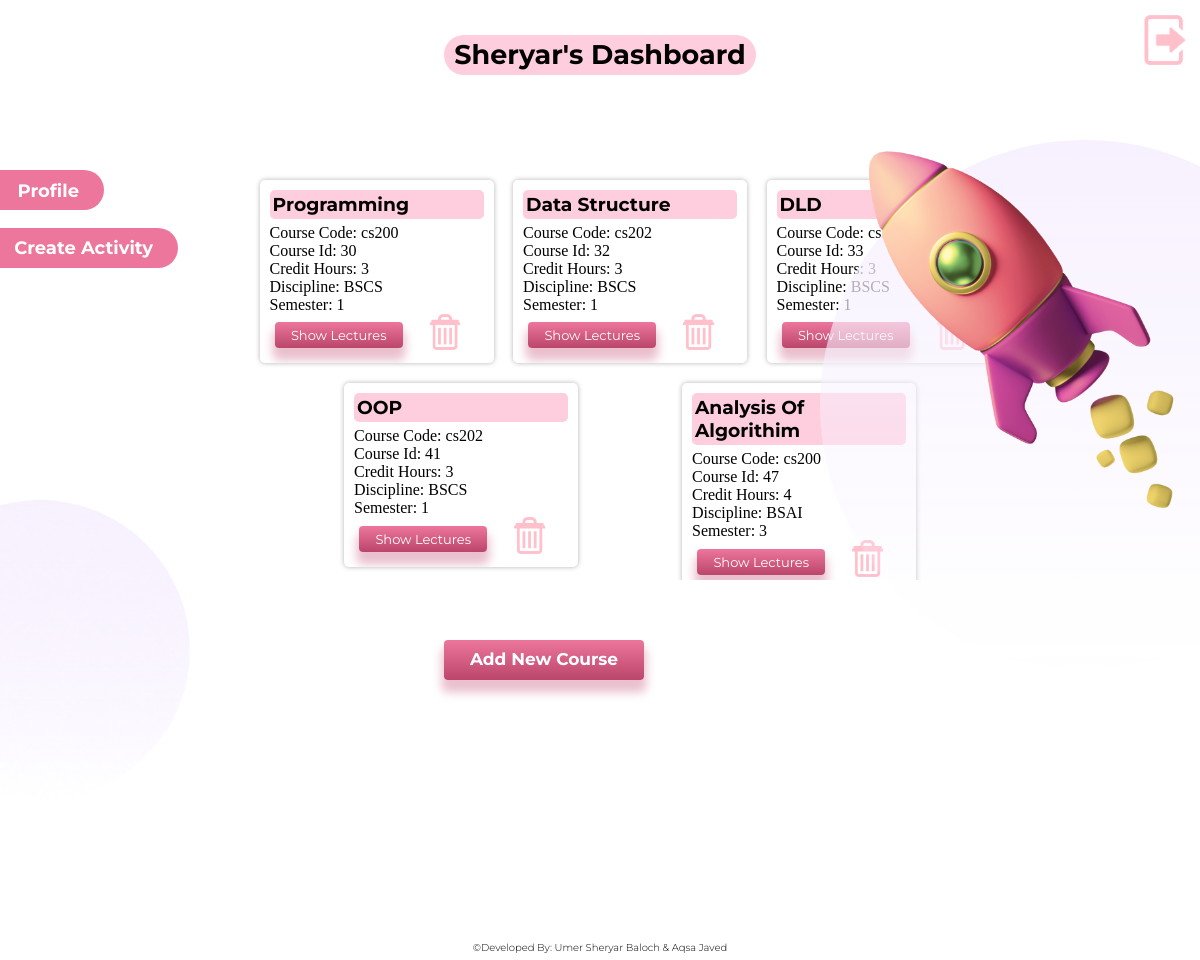
/dashboard (signed in), run on an earlier commit of the app's database.
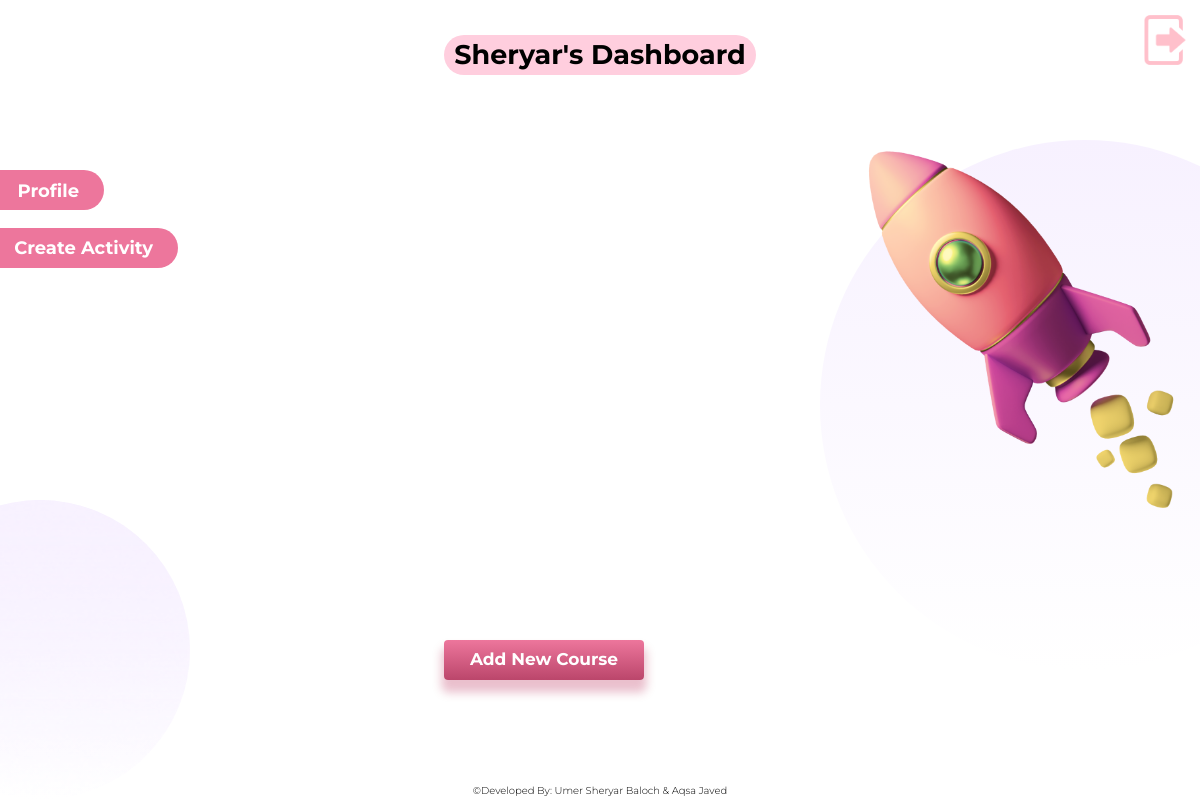
And on a later commit of the database.
### main/models.py (models this page shows)
class Course(models.Model):
    DISCIPLINE_CHOICES = (
        ('BSCS', 'BSCS'),
        ('BSSE', 'BSSE'),
        ('BSAI', 'BSAI'),
    )
    SEMESTER_CHOICES = (
        ('1', '1'),
        ('2', '2'),
        ('3', '3'),
        ('4', '4'),
        ('5', '5'),
        ('6', '6'),
        ('7', '7'),
        ('8', '8'),
    )
    CREDIT_CHOICES = (
        ('3', '3'),
        ('4', '4'),
    )
    course_id = models.AutoField(primary_key=True)
    course_name = models.CharField(max_length=100)
    course_code = models.CharField(max_length=20)
    credit_hours = models.CharField(max_length=5, choices=CREDIT_CHOICES, default='3')
    discipline = models.CharField(max_length=5, choices=DISCIPLINE_CHOICES, default='BSCS')
    semester = models.CharField(max_length=5, choices=SEMESTER_CHOICES, default='1')
    teacher = models.ForeignKey(Teacher, on_delete=models.CASCADE)

### main/views.py (the view)
# urls.py: path('dashboard', views.dashboard, name='dashboard'),
@login_required(login_url='signin/')
def dashboard(request):
    if hasattr(request.user, 'teacher'):
        courses = Course.objects.filter(teacher=request.user.teacher)
        context = {
            'courses': courses,
        }
    return render(request, 'dashboard.html', context)

### main/templates/dashboard.html (shortened to what this page needs)
<!DOCTYPE html>
<html lang="en">
<head>
    {% load static %}
    <link rel="stylesheet" href="{% static 'css/dashboard.css' %}">
</head>
<body>
    <div class="container">
        <div class="title">
            <h1> {{ user.first_name }}'s Dashboard</h1>
        </div>
        <div class="buttons">
            <a href="profile" class="profile-button">Profile</a>
            <a href="activity" class="activity-button">Create Activity</a>
        </div>
        <div class="course-div" id="course-list">
            {% for course in courses %}
            <div class="course">
                <h3>{{ course.course_name }}</h3>
                <p>Course Code: {{ course.course_code }}</p>
                <p>Course Id: {{ course.course_id }}</p>
                <p>Credit Hours: {{ course.credit_hours }}</p>
                <p>Discipline: {{ course.discipline }}</p>
                <p>Semester: {{ course.semester }}</p>
                <a href="{% url 'lectures' course_id=course.course_id %}" class="show_lectures">Show Lectures</a>
                <a href="{% url 'delete_course' course_id=course.course_id %}" class="delete_course"><img
                        src="{% static 'resources/delete.ico' %}" alt=""></a>
            </div>
            {% endfor %}
        </div>
        <a href="add course" class="addCourse-button">Add New Course</a>
        <a href="signout" class="logout-button"><img src="{% static 'resources/logout.png' %}" alt=""></a>
        <img class="mediumellipse" src="{% static 'resources/Ellipse.png' %}" alt="">
        <div class="gradient-right">
            <img src="{% static 'resources/rocket big.png' %}" alt="">
        </div>
    </div>
    <footer>
        <p>©Developed By: Umer Sheryar Baloch & Aqsa Javed</p>
    </footer>
</body>
</html>

### staticfiles/css/dashboard.css (style rules this page uses)
* { padding: 0; margin: 0; box-sizing: border-box; }
body { height: 100vh; width: 100vw; overflow: hidden; }
.container { height: 98vh; width: 100vw; background-color: #fff; overflow: hidden; }
.title { height: 40px; width: fit-content; position: absolute; top: 35px; left: 20vw; right: 20vw; padding: 7px 0px; background: #FFCEDE; border-radius: 50px; margin: 0px auto; }
.title h1 { text-align: center; padding: 0px 10px; color: #000; font-size: 27px; font-family: 'Montserrat'; position: relative; top: -4px; }
.logout-button { position: absolute; left: 95%; top: 15px; z-index: 1; transition: all 0.2s; }
.logout-button img { width: 50px; height: 50px; }
.buttons { width: 250px; height: 150px; position: absolute; top: 170px; left: -15px; }
.profile-button { position: relative; display: inline-block; background: #ED769C; color: white; font-family: 'Montserrat'; font-size: 18px; font-weight: bold; padding: 10px 25px; text-align: right; text-decoration: none; border-radius: 25px; cursor: pointer; left: -31px; width: 150px; height: 40px; transition: transform 0.2s; }
.activity-button { position: relative; display: inline-block; background: #ED769C; color: white; font-family: 'Montserrat'; font-size: 18px; font-weight: bold; padding: 9px 25px; text-align: right; text-decoration: none; border-radius: 25px; cursor: pointer; left: -47px; margin-top: 18px; width: 240px; height: 40px; transition: transform 0.2s; }
.course-div { position: absolute; margin: 170px 200px 200px 230px; height: 410px; width: 800px; overflow: scroll; padding: 10px; display: flex; flex-wrap: wrap; justify-content: space-evenly; align-content: flex-start; }
.addCourse-button { position: absolute; display: inline-block; background: linear-gradient(#ED769C, #BB466B); color: white; font-family: 'Montserrat'; font-size: 17px; font-weight: bold; padding: 9px 10px; text-align: center; text-decoration: none; border-radius: 4px; cursor: pointer; top: 640px; left: 37%; width: 200px; height: 40px; box-shadow: 0px 10px 10px 2.5px rgba(171,4,54,0.25); z-index: 1; transition: transform 0.2s; }
.mediumellipse { position: absolute; width: 300px; height: 300px; left: -110px; top: 500px; border-radius: 50%; background: linear-gradient(180deg, #F7F1FF 0%, rgba(247, 241, 255, 0) 100%); z-index: 0; }
.gradient-right { position: relative; float: right; width: 530px; height: 530px; top: 140px; left: 150px; border-radius: 50%; background: linear-gradient(180deg, #F7F1FF 0%, rgba(247, 241, 255, 0) 100%); z-index: 0; }
.gradient-right img { width: 370px; position: relative; top: -45px; left: 10px; }
footer { font-size: 10px; text-align: center; font-family: 'Montserrat', sans-serif; font-weight: 300; background-color: #fff; }

What changed in the data, as far as the page shows it:
removed Course: course_name "Programming", course_code "cs200", course_id "30", credit_hours "3", discipline "BSCS", semester "1"
removed Course: course_name "Data Structure", course_code "cs202", course_id "32", credit_hours "3", discipline "BSCS", semester "1"
removed Course: course_name "DLD"
removed Course: course_name "OOP", course_code "cs202", course_id "41", credit_hours "3", discipline "BSCS", semester "1"
removed Course: course_name "Analysis Of Algorithim", course_code "cs200", course_id "47", credit_hours "4", discipline "BSAI", semester "3"
